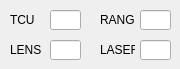
     <widget class="QWidget" name="COM">
      <attribute name="title">
       <string>COMs</string>
      </attribute>
      <widget class="QLabel" name="TCU_COM">
       <property name="geometry">
        <rect>
         <x>10</x>
         <y>13</y>
         <width>35</width>
         <height>14</height>
        </rect>
       </property>
       <property name="text">
        <string>TCU</string>
       </property>
      </widget>
      <widget class="QLabel" name="RANGE_COM">
       <property name="geometry">
        <rect>
         <x>100</x>
         <y>13</y>
         <width>35</width>
         <height>14</height>
        </rect>
       </property>
       <property name="text">
        <string>RANGE</string>
       </property>
      </widget>
      <widget class="QLabel" name="LENS_COM">
       <property name="geometry">
        <rect>
         <x>10</x>
         <y>43</y>
         <width>35</width>
         <height>14</height>
        </rect>
       </property>
       <property name="text">
        <string>LENS</string>
       </property>
      </widget>
      <widget class="QLabel" name="LASER_COM">
       <property name="geometry">
        <rect>
         <x>100</x>
         <y>43</y>
         <width>35</width>
         <height>14</height>
        </rect>
       </property>
       <property name="text">
        <string>LASER</string>
       </property>
      </widget>
      <widget class="QLineEdit" name="TCU_COM_EDIT">
       <property name="geometry">
        <rect>
         <x>50</x>
         <y>10</y>
         <width>31</width>
         <height>20</height>
        </rect>
       </property>
       <property name="mouseTracking">
        <bool>false</bool>
       </property>
       <property name="focusPolicy">
        <enum>Qt::ClickFocus</enum>
       </property>
      </widget>
      <widget class="QLineEdit" name="RANGE_COM_EDIT">
       <property name="geometry">
        <rect>
         <x>140</x>
         <y>10</y>
         <width>31</width>
         <height>20</height>
        </rect>
       </property>
       <property name="mouseTracking">
        <bool>false</bool>
       </property>
       <property name="focusPolicy">
        <enum>Qt::ClickFocus</enum>
       </property>
      </widget>
      <widget class="QLineEdit" name="LENS_COM_EDIT">
       <property name="geometry">
        <rect>
         <x>50</x>
         <y>40</y>
         <width>31</width>
         <height>20</height>
        </rect>
       </property>
       <property name="mouseTracking">
        <bool>false</bool>
       </property>
       <property name="focusPolicy">
        <enum>Qt::ClickFocus</enum>
       </property>
      </widget>
      <widget class="QLineEdit" name="LASER_COM_EDIT">
       <property name="geometry">
        <rect>
         <x>140</x>
         <y>40</y>
         <width>31</width>
         <height>20</height>
        </rect>
       </property>
       <property name="mouseTracking">
        <bool>false</bool>
       </property>
       <property name="focusPolicy">
        <enum>Qt::ClickFocus</enum>
       </property>
      </widget>
     </widget>
